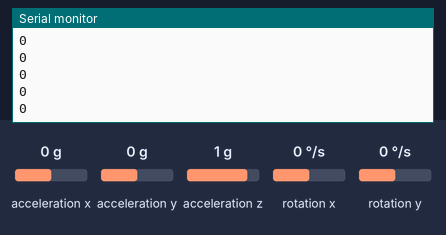
Simulated run of this sketch. Board: Arduino Uno, built with avr-gcc and run on an emulated ATmega328P. Parts: the last lines printed to the serial monitor. Wiring (inferred from the names in the program): MPU-6050 motion sensor at I2C address 0x68. The test bench sets the inputs (shaded band); at power-on: acceleration x 0 g, acceleration y 0 g, acceleration z 1 g, rotation x 0 °/s, rotation y 0 °/s.

Above: at 1.2 s.
1.3 s: acceleration x set to -1.4 g
At 2.1 s:
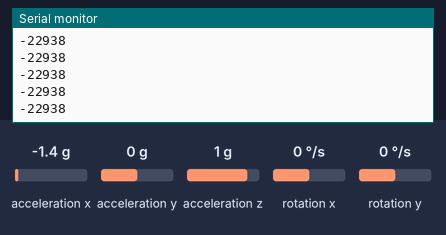
2.8 s: acceleration x set to -0.8 g
At 3.5 s:
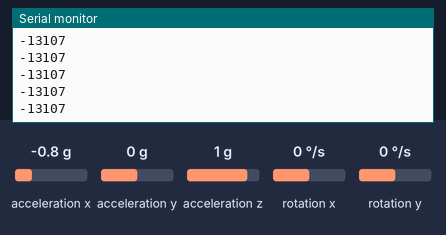
Timing chart, 0 to 5.8 s (numbered marks = the images above; inputs shaded):
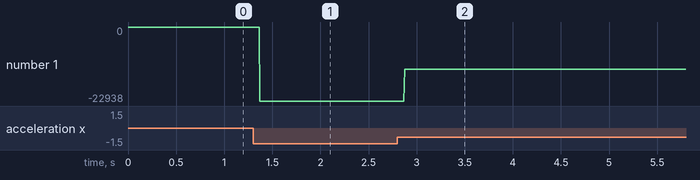

The sketch:

mainControl.ino
```cpp
// Include Libararies
#include <Wire.h> //MPU Communication

// Variable Declaration
// MPU-6050 Sensor
int16_t a_x;
int16_t a_y;
int16_t a_z;
int16_t temperature;
int16_t gyro_x;
int16_t gyro_y;
int16_t gyro_z;

// sensorReading[6] = boardTemperature

// Auxiliary Functions
void setUpMPU(){
  const int MPU_ADDR = 0x68;
  Wire.begin();
  Wire.beginTransmission(MPU_ADDR); // Begins a transmission to the I2C slave (GY-521 board)
  Wire.write(0x6B); // PWR_MGMT_1 register
  Wire.write(0); // set to zero (wakes up the MPU-6050)
  Wire.endTransmission(true);
}

void getSensor(){
    const int MPU_ADDR = 0x68;
    Wire.beginTransmission(MPU_ADDR);
    Wire.write(0x3B);
    Wire.endTransmission(false);
    Wire.requestFrom(MPU_ADDR,12,true);

    a_x = Wire.read()<<8 | Wire.read(); // reading registers: 0x3B (ACCEL_XOUT_H) and 0x3C (ACCEL_XOUT_L)
    a_y = Wire.read()<<8 | Wire.read(); // reading registers: 0x3D (ACCEL_YOUT_H) and 0x3E (ACCEL_YOUT_L)
    a_z = Wire.read()<<8 | Wire.read(); // reading registers: 0x3F (ACCEL_ZOUT_H) and 0x40 (ACCEL_ZOUT_L)
    temperature = Wire.read()<<8 | Wire.read(); // reading registers: 0x41 (TEMP_OUT_H) and 0x42 (TEMP_OUT_L)
    gyro_x = Wire.read()<<8 | Wire.read(); // reading registers: 0x43 (GYRO_XOUT_H) and 0x44 (GYRO_XOUT_L)
    gyro_y = Wire.read()<<8 | Wire.read(); // reading registers: 0x45 (GYRO_YOUT_H) and 0x46 (GYRO_YOUT_L)
    gyro_z = Wire.read()<<8 | Wire.read(); // reading registers: 0x47 (GYRO_ZOUT_H) and 0x48 (GYRO_ZOUT_L)
}
void setup() {
  // put your setup code here, to run once:
  // Setup Serial Communication
  Serial.begin(9600);
  // Setup MPU
  setUpMPU();
  //

}

void loop() {
  // put your main code here, to run repeatedly:
  // Reading sensor
  getSensor();
  Serial.println(a_x);
}
```

Measured:
- after the input at 1.3 s, the serial monitor: prints a new line after 0.07 s (image 1)
- after the input at 2.8 s, the serial monitor: prints a new line after 0.07 s (image 2)
- plotted number 1: 0 → -22938 after the input at 1.3 s, -22938 → -131 after the input at 2.8 s
